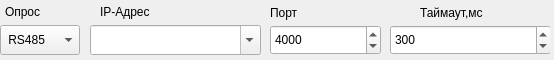
<?xml version="1.0" encoding="UTF-8"?>
<ui version="4.0">
 <class>communicationTypeWidget</class>
 <widget class="QWidget" name="communicationTypeWidget">
  <property name="geometry">
   <rect>
    <x>0</x>
    <y>0</y>
    <width>554</width>
    <height>60</height>
   </rect>
  </property>
  <property name="sizePolicy">
   <sizepolicy hsizetype="Fixed" vsizetype="Fixed">
    <horstretch>0</horstretch>
    <verstretch>0</verstretch>
   </sizepolicy>
  </property>
  <property name="windowTitle">
   <string>Form</string>
  </property>
  <widget class="QWidget" name="UDP_RS485_Widget" native="true">
   <property name="geometry">
    <rect>
     <x>0</x>
     <y>0</y>
     <width>550</width>
     <height>60</height>
    </rect>
   </property>
   <property name="sizePolicy">
    <sizepolicy hsizetype="Fixed" vsizetype="Preferred">
     <horstretch>0</horstretch>
     <verstretch>0</verstretch>
    </sizepolicy>
   </property>
   <property name="minimumSize">
    <size>
     <width>300</width>
     <height>60</height>
    </size>
   </property>
   <property name="maximumSize">
    <size>
     <width>999</width>
     <height>71</height>
    </size>
   </property>
   <widget class="QStackedWidget" name="UDP_RS485_stacked">
    <property name="geometry">
     <rect>
      <x>270</x>
      <y>5</y>
      <width>281</width>
      <height>61</height>
     </rect>
    </property>
    <property name="currentIndex">
     <number>0</number>
    </property>
    <widget class="QWidget" name="UDP">
     <widget class="QLabel" name="label_80">
      <property name="geometry">
       <rect>
        <x>0</x>
        <y>0</y>
        <width>47</width>
        <height>16</height>
       </rect>
      </property>
      <property name="text">
       <string>Порт</string>
      </property>
     </widget>
     <widget class="QLabel" name="label_81">
      <property name="geometry">
       <rect>
        <x>150</x>
        <y>0</y>
        <width>81</width>
        <height>16</height>
       </rect>
      </property>
      <property name="text">
       <string>Таймаут,мс</string>
      </property>
     </widget>
     <widget class="QDoubleSpinBox" name="udpPort">
      <property name="geometry">
       <rect>
        <x>0</x>
        <y>20</y>
        <width>111</width>
        <height>30</height>
       </rect>
      </property>
      <property name="contextMenuPolicy">
       <enum>Qt::NoContextMenu</enum>
      </property>
      <property name="decimals">
       <number>0</number>
      </property>
      <property name="maximum">
       <double>9999999999999999635896294965248.000000000000000</double>
      </property>
      <property name="value">
       <double>4000.000000000000000</double>
      </property>
     </widget>
     <widget class="QDoubleSpinBox" name="udpTimeout">
      <property name="geometry">
       <rect>
        <x>120</x>
        <y>20</y>
        <width>161</width>
        <height>30</height>
       </rect>
      </property>
      <property name="contextMenuPolicy">
       <enum>Qt::NoContextMenu</enum>
      </property>
      <property name="decimals">
       <number>0</number>
      </property>
      <property name="maximum">
       <double>1000.000000000000000</double>
      </property>
      <property name="value">
       <double>300.000000000000000</double>
      </property>
     </widget>
    </widget>
    <widget class="QWidget" name="RS485">
     <widget class="QComboBox" name="Num3">
      <property name="geometry">
       <rect>
        <x>0</x>
        <y>20</y>
        <width>281</width>
        <height>30</height>
       </rect>
      </property>
      <property name="minimumSize">
       <size>
        <width>66</width>
        <height>30</height>
       </size>
      </property>
      <property name="maximumSize">
       <size>
        <width>999</width>
        <height>30</height>
       </size>
      </property>
     </widget>
     <widget class="QLabel" name="label_82">
      <property name="geometry">
       <rect>
        <x>0</x>
        <y>0</y>
        <width>131</width>
        <height>16</height>
       </rect>
      </property>
      <property name="text">
       <string>COM-Порт</string>
      </property>
     </widget>
    </widget>
   </widget>
   <widget class="QComboBox" name="udpUse">
    <property name="geometry">
     <rect>
      <x>0</x>
      <y>25</y>
      <width>80</width>
      <height>30</height>
     </rect>
    </property>
    <item>
     <property name="text">
      <string> RS485</string>
     </property>
    </item>
    <item>
     <property name="text">
      <string> UDP</string>
     </property>
    </item>
   </widget>
   <widget class="QLabel" name="label_92">
    <property name="geometry">
     <rect>
      <x>5</x>
      <y>4</y>
      <width>71</width>
      <height>16</height>
     </rect>
    </property>
    <property name="text">
     <string>Опрос</string>
    </property>
   </widget>
   <widget class="QLabel" name="label_83">
    <property name="geometry">
     <rect>
      <x>100</x>
      <y>4</y>
      <width>91</width>
      <height>16</height>
     </rect>
    </property>
    <property name="text">
     <string>IP-Адрес</string>
    </property>
   </widget>
   <widget class="my_combobox" name="udpAdress">
    <property name="geometry">
     <rect>
      <x>90</x>
      <y>25</y>
      <width>171</width>
      <height>30</height>
     </rect>
    </property>
    <property name="editable">
     <bool>true</bool>
    </property>
   </widget>
   <zorder>udpUse</zorder>
   <zorder>label_92</zorder>
   <zorder>label_83</zorder>
   <zorder>UDP_RS485_stacked</zorder>
   <zorder>udpAdress</zorder>
  </widget>
 </widget>
 <customwidgets>
  <customwidget>
   <class>my_combobox</class>
   <extends>QComboBox</extends>
   <header>my/my_combobox.h</header>
  </customwidget>
 </customwidgets>
 <resources/>
 <connections/>
</ui>
